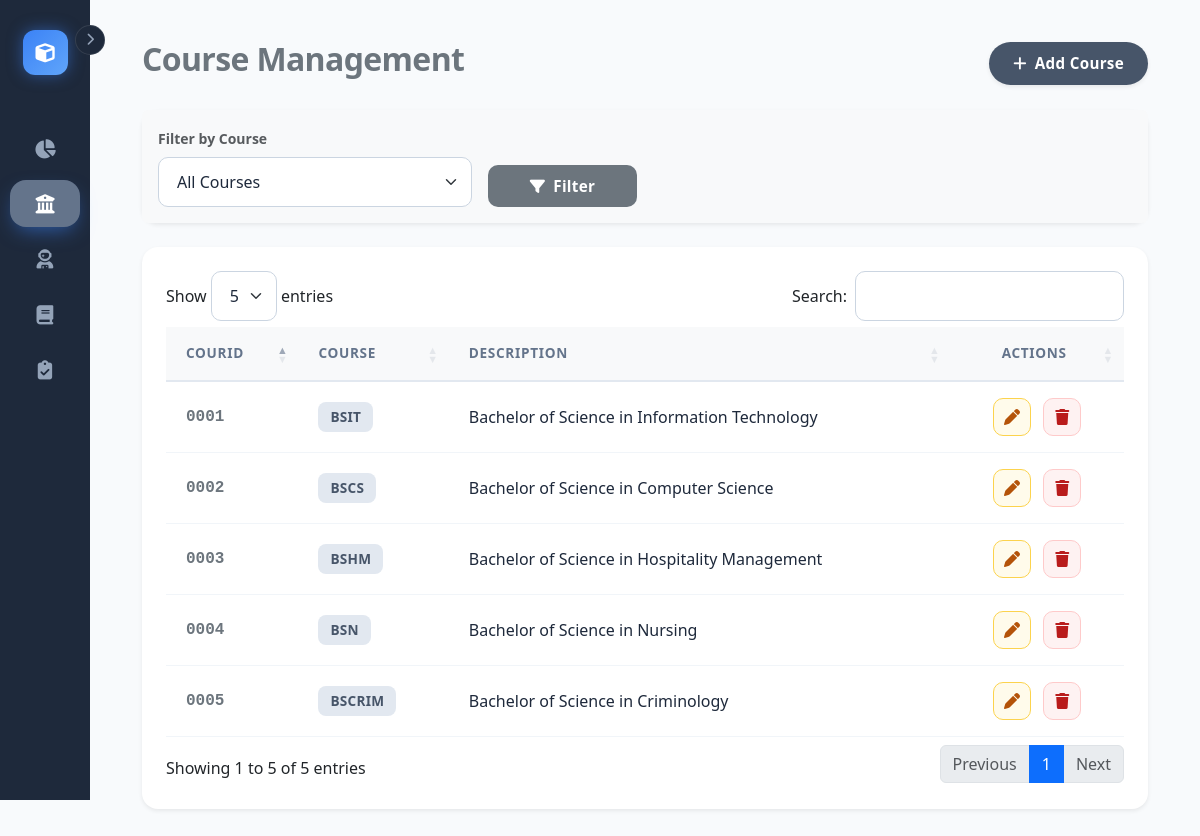
/pages/courses.php, run on an earlier commit of the app's database.
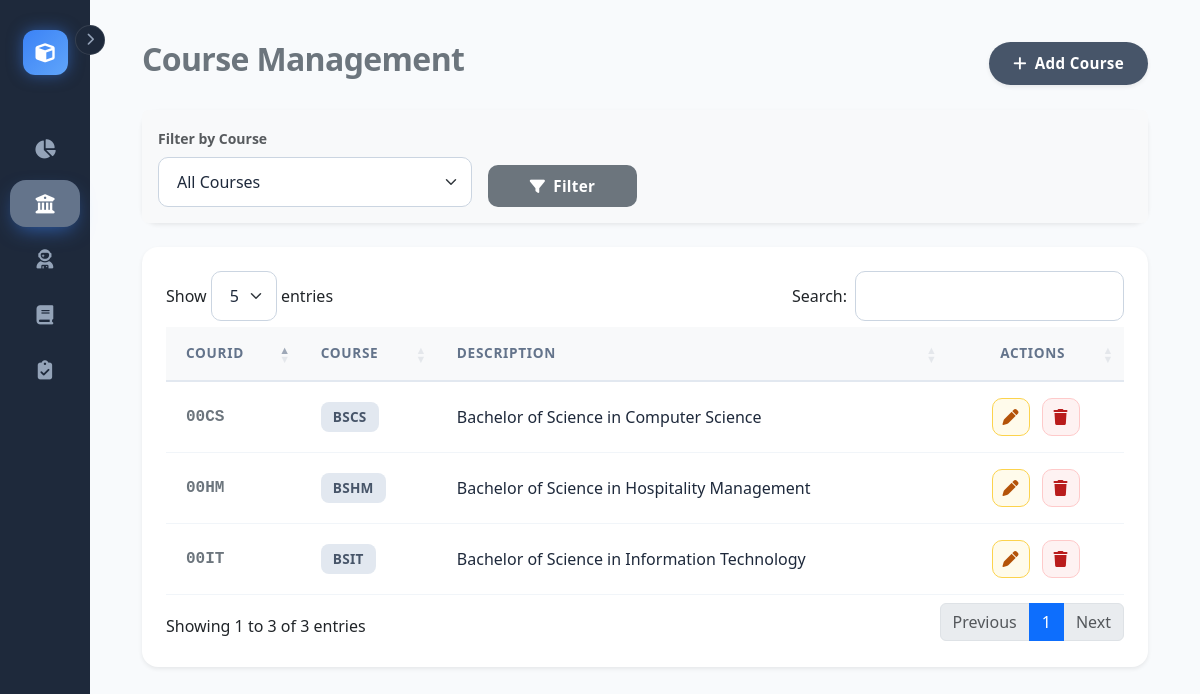
And on a later commit of the database.
### tables this page shows
CREATE TABLE `course` (
  `courseID` varchar(10) NOT NULL,
  `course_code` varchar(20) NOT NULL,
  `description` varchar(100) NOT NULL,
  PRIMARY KEY (`courseID`)
);

### pages/courses.php (the view, shortened to what this page needs)
<?php
require '../config/db.php';
$sql = "SELECT * FROM course WHERE 1=1";
$params = [];
$sql .= " ORDER BY courseID ASC";
$stmt = $pdo->prepare($sql);
$stmt->execute($params);
$courses = $stmt->fetchAll();
?>
<?php include '../includes/sidebar.php'; ?>
<div class="container-fluid main-content">
    <div class="d-flex justify-content-between align-items-center mb-4">
        <h2 class="fw-bold text-secondary">Course Management</h2>
        <button class="btn btn-primary rounded-pill px-4 shadow-sm" data-bs-toggle="modal" data-bs-target="#addCourseModal">
            <i class="fas fa-plus me-2"></i>Add Course
        </button>
    </div>
    <div class="card border-0 shadow-sm mb-4">
        <div class="card-body bg-light rounded">
            <form method="GET" class="row g-3 align-items-end">
                <div class="col-md-4">
                    <label class="form-label fw-bold small text-muted">Filter by Course</label>
                    <select name="code" class="form-select">
                        <option value="">All Courses</option>
                    </select>
                </div>
                <div class="col-md-2">
                    <button type="submit" class="btn btn-secondary w-100">
                        <i class="fas fa-filter me-2"></i>Filter
                    </button>
                </div>
            </form>
        </div>
    </div>
    <div class="card border-0 shadow-sm p-4">
        <table id="coursesTable" class="table table-hover align-middle">
            <thead class="bg-light text-secondary">
                <tr>
                    <th>courID</th>
                    <th>COURSE</th>
                    <th>Description</th>
                    <th class="text-center">Actions</th>
                </tr>
            </thead>
            <tbody>
                <?php foreach ($courses as $c): ?>
                <tr>
                    <td class="fw-bold font-monospace text-secondary"><?php echo str_pad($c['courseID'], 4, '0', STR_PAD_LEFT); ?></td>
                    <td><span class="badge bg-primary"><?php echo htmlspecialchars($c['course_code']); ?></span></td>
                    <td><?php echo htmlspecialchars($c['description']); ?></td>
                    <td class="text-center">
                        <button type="button" class="btn btn-warning btn-sm edit-btn"
                                data-id="<?php echo $c['courseID']; ?>"
                                data-code="<?php echo htmlspecialchars($c['course_code']); ?>"
                                data-desc="<?php echo htmlspecialchars($c['description']); ?>"
                                data-bs-toggle="modal" data-bs-target="#editCourseModal">
                            <i class="fas fa-pen"></i>
                        </button>
                        <form method="POST" class="d-inline delete-form">
                            <button type="button" class="btn btn-danger btn-sm delete-btn"><i class="fas fa-trash"></i></button>
                        </form>
                    </td>
                </tr>
                <?php endforeach; ?>
            </tbody>
        </table>
    </div>
</div>
</body>
</html>

What changed in the data, as far as the page shows it:
removed course: courseID "0001", course_code "BSIT", description "Bachelor of Science in Information Technology"
removed course: courseID "0002", course_code "BSCS", description "Bachelor of Science in Computer Science"
removed course: courseID "0003", course_code "BSHM", description "Bachelor of Science in Hospitality Management"
removed course: courseID "0004", course_code "BSN", description "Bachelor of Science in Nursing"
removed course: courseID "0005", course_code "BSCRIM", description "Bachelor of Science in Criminology"
added course: courseID "00CS", course_code "BSCS", description "Bachelor of Science in Computer Science"
added course: courseID "00HM", course_code "BSHM", description "Bachelor of Science in Hospitality Management"
added course: courseID "00IT", course_code "BSIT", description "Bachelor of Science in Information Technology"
Also different on the page:
text written by a page script: "Show entries Search: Showing 1 to 5 of 5 entries Previous 1 Next" → "Show entries Search: Showing 1 to 3 of 3 entries Previous 1 Next"
